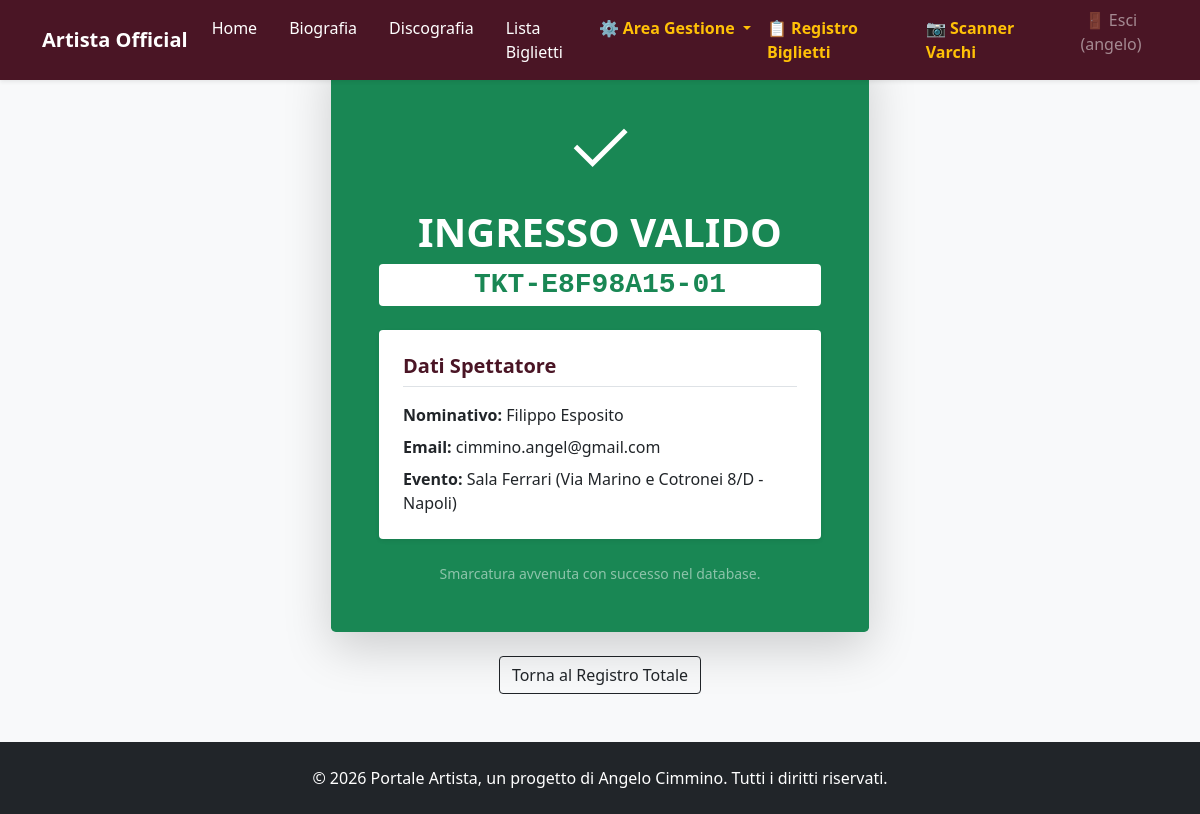
The page /gestione/valida/TKT-E8F98A15-01/ (signed in) on the database its author committed.
### tributo/models.py (models this page shows, shortened)
class Partecipante(models.Model):
    concerto = models.ForeignKey(Concerto, on_delete=models.CASCADE, related_name='partecipanti')
    nome_completo = models.CharField(max_length=200)
    email = models.EmailField()
    codice_biglietto = models.CharField(max_length=100, unique=True)
    data_acquisto = models.DateTimeField(auto_now_add=True)
    utilizzato = models.BooleanField(default=False)

class Concerto(models.Model):
    luogo = models.CharField(max_length=200)
    citta = models.CharField(max_length=100)
    data = models.DateField()
    locandina = models.ImageField(upload_to='locandine/', blank=True, null=True)
    prezzo = models.DecimalField(max_digits=6, decimal_places=2, default=25.00)

### tributo/views.py (the view)
# urls.py: path('gestione/valida/<str:codice_biglietto>/', views.valida_biglietto, name='valida_biglietto'),
@user_passes_test(controllo_staff, login_url='/admin/login/') # <-- Aggiungi questa riga
def valida_biglietto(request, codice_biglietto):
    partecipante = get_object_or_404(Partecipante, codice_biglietto=codice_biglietto)
    stato_precedente = partecipante.utilizzato
    errore_duplicato = False
    if stato_precedente:
        errore_duplicato = True
    else:
        partecipante.utilizzato = True
        partecipante.save()
    return render(request, 'tributo/valida_biglietto.html', {
        'p': partecipante,
        'errore_duplicato': errore_duplicato
    })

### tributo/views.py (called while the page is built)
def controllo_staff(user):
    return user.is_authenticated and user.is_staff

### tributo/templates/tributo/valida_biglietto.html
{% extends 'tributo/base.html' %}
{% block content %}
<div class="container my-5 text-center">
    <div class="row px-2">
        <div class="col-md-6 mx-auto">
            {% if errore_duplicato %}
                <div class="card shadow-lg border-0 bg-danger text-white p-5 rounded-3">
                    <div class="display-1 mb-3">⚠️</div>
                    <h1 class="fw-bold mb-2">ACCESSO NEGATO</h1>
                    <h3 class="bg-white text-danger d-inline-block px-3 py-1 rounded font-monospace fw-bold mb-4">
                        {{ p.codice_biglietto }}
                    </h3>
                    <div class="alert alert-light text-start border-0 text-dark">
                        <p class="mb-1"><strong>ATTENZIONE:</strong> Questo biglietto è già stato utilizzato per l'ingresso!</p>
                        <p class="mb-0 small text-muted">Tentativo di accesso multiplo non autorizzato.</p>
                    </div>
                </div>
            {% else %}
                <div class="card shadow-lg border-0 bg-success text-white p-5 rounded-3">
                    <div class="display-1 mb-3">✓</div>
                    <h1 class="fw-bold mb-2">INGRESSO VALIDO</h1>
                    <h3 class="bg-white text-success d-inline-block px-3 py-1 rounded font-monospace fw-bold mb-4">
                        {{ p.codice_biglietto }}
                    </h3>
                    <div class="text-start bg-white text-dark p-4 rounded shadow-sm">
                        <h5 class="fw-bold border-bottom pb-2 mb-3" style="color: #4a1525;">Dati Spettatore</h5>
                        <p class="mb-2"><strong>Nominativo:</strong> {{ p.nome_completo }}</p>
                        <p class="mb-2"><strong>Email:</strong> {{ p.email }}</p>
                        <p class="mb-0"><strong>Evento:</strong> {{ p.concerto.luogo }} ({{ p.concerto.citta }})</p>
                    </div>
                    <p class="mt-4 mb-0 text-white-50 small">Smarcatura avvenuta con successo nel database.</p>
                </div>
            {% endif %}
            <div class="mt-4">
                <a href="{% url 'lista_partecipanti' %}" class="btn btn-outline-dark">Torna al Registro Totale</a>
            </div>
        </div>
    </div>
</div>
{% endblock %}

### tributo/templates/tributo/base.html (shortened to what this page needs)
<!DOCTYPE html>
<html lang="it">
<head>
    <link
      href="https://cdn.jsdelivr.net/npm/bootstrap@5.0.0/dist/css/bootstrap.min.css"
      rel="stylesheet"
    />
</head>
<body>
        <nav class="navbar navbar-expand-lg fixed-top navbar-dark navbar-custom shadow-sm mb-4">
        <div class="container">
            <a class="navbar-brand fw-bold" href="{% url 'home' %}">Artista Official</a>
            <div class="collapse navbar-collapse" id="navbarNav">
                <div class="navbar-nav ms-auto">
                    <a class="nav-item nav-link text-white me-3" href="{% url 'home' %}">Home</a>
                    <a class="nav-item nav-link text-white me-3" href="{% url 'lista_biografia' %}">Biografia</a>
                    <a class="nav-item nav-link text-white me-3" href="{% url 'discografia' %}">Discografia</a>
                    <a class="nav-item nav-link text-white" href="{% url 'lista_partecipanti' %}">Lista Biglietti</a>
                    {% if user.is_staff %}
                        <li class="nav-item dropdown">
                            <a class="nav-link dropdown-toggle text-warning fw-bold"
                            href="#"
                            id="navbarDropdownGestione"
                            role="button"
                            data-bs-toggle="dropdown"
                            aria-expanded="false">
                                ⚙️ Area Gestione
                            </a>
                        </li>
                    {% endif %}
                    {% if user.is_staff %}
                        <a class="nav-item nav-link text-warning me-3 fw-bold" href="{% url 'lista_partecipanti' %}">📋 Registro Biglietti</a>
                        <a class="nav-item nav-link text-warning me-3 fw-bold" href="{% url 'dashboard_scanner' %}">📷 Scanner Varchi</a>
                        <form action="{% url 'admin:logout' %}" method="POST" class="d-inline">
                            <button type="submit" class="btn btn-link nav-item nav-link text-white-50 d-inline p-0 border-0 align-baseline">
                                🚪 Esci ({{ user.username }})
                            </button>
                        </form>
                    {% endif %}
                </div>
            </div>
        </div>
    </nav>
    <main>
        {% block content %}
        {% endblock %}
    </main>
    <footer class="bg-dark text-white text-center py-4 mt-5">
        <p class="mb-0">&copy; 2026 Portale Artista, un progetto di Angelo Cimmino. Tutti i diritti riservati.</p>
    </footer>
</body>
</html>

### tributo/templates/tributo/base.html (style rules this page uses)
body { background-color: #f8f9fa; color: #212529; }
.navbar-custom { background-color: #4a1525; }

### rows shown on the page
Partecipante: codice_biglietto "TKT-E8F98A15-01", nome_completo "Filippo Esposito", email "cimmino.angel@gmail.com", concerto.luogo "Sala Ferrari", concerto.citta "Via Marino e Cotronei 8/D - Napoli"

### other values the page prints
{{ user.username }} "angelo"
